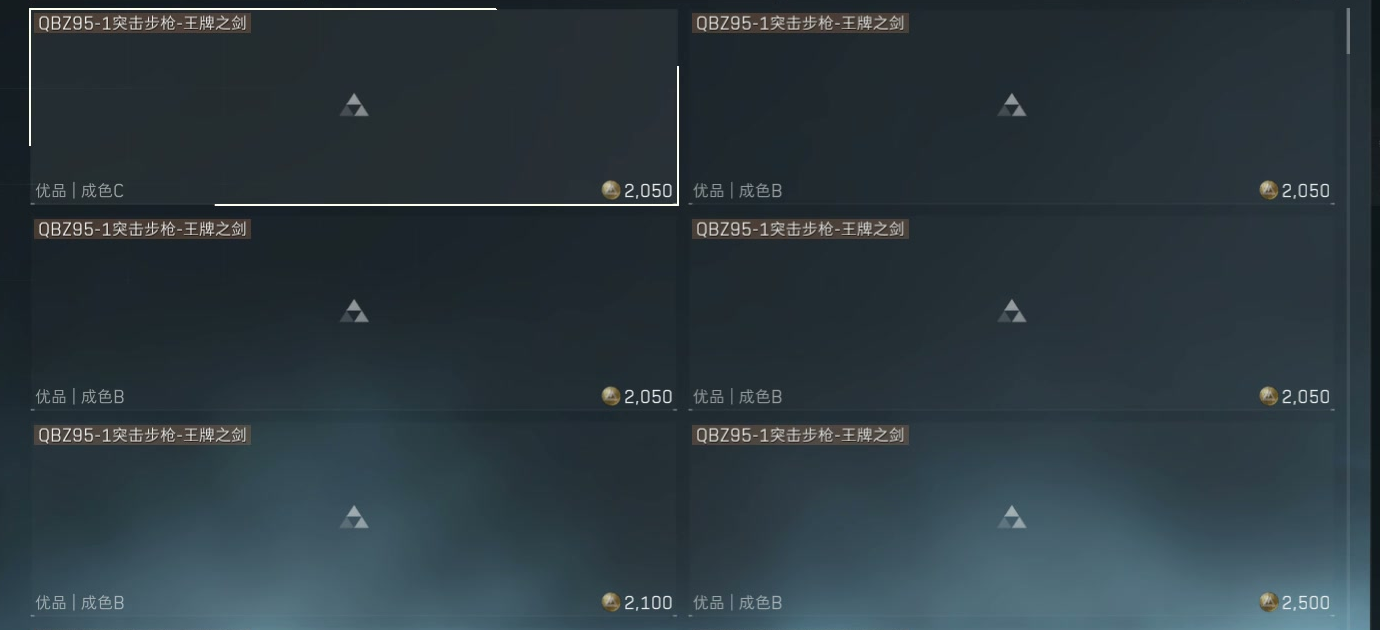
#> input picture tests/fixtures/market/list_filtered.png, 1380 x 630 px
$ python probe_cost2.py
#> lines starting #> are read from the running program, lines starting #| are printed output that depends on the picture
### core/vision.py
"""模板匹配。只做一件事：在搜索区域里找模板，返回最高相关度和位置。

**模板必须和当前像素比例对齐**（审查 R09-02）。模板是在某块屏、某个
分辨率/缩放下截的；换机后模板的像素尺寸不等于画面里按钮的像素尺寸，
直接 `matchTemplate` 的分数会从 1.0 掉到 0.4x，低于阈值 0.85 →
购买键永远「没出现」，程序静默空转到结束。

这里的做法是**按尺度重采样模板**（不是盲目多尺度穷举）：

  · `templates/meta.json` 记录模板采集时的屏尺寸与 DPI；
  · `imread` / `to_gray` 把这份元数据绑到图像对象上；
  · `Screen` 每次构造把「当前屏尺寸 + 当前显示器 DPI」登记进来；
  · 匹配时按 `当前/采集` 的比例把模板缩放到当前像素比例，再匹配。

没有元数据的老模板退回多尺度搜索（同样能匹配上，只是每帧多几次
`matchTemplate`）。所有数值都在**物理像素**口径 —— DPI 感知由
`core/screen.py` 统一负责，这里不做任何坐标换算。
"""
import os
import weakref

import cv2
import numpy as np

# 纯色模板做归一化相关会除零，先挡掉
_MIN_STD = 1e-6

# 元数据缺失时的兜底尺度表。覆盖常见的 75% / 100% / 125% / 133% / 150%
# / 175% / 200% 渲染比例；先试 1.0，命中即停（正常机器的快路径）。
_MATCH_SCALES = (1.0, 0.75, 0.8, 0.9, 1.1, 1.25, 1.333333, 1.5, 1.75, 2.0)
# 单一尺度就达到这个分数时不再试其它尺度。0.93 远高于阈值 0.85，
# 不会把「勉强过线」的结果当成确定命中。
_FAST_ACCEPT = 0.93
# 元数据候选全部低于这个分数时，认为「几何均值/DPI 推算没命中真实比例」，
# 允许调用方做一次穷举兜底。3440×1440（21:9）就是典型：几何均值给出
# 1.5456，真实信箱比例是 1.3333，不兜底就永远匹配不上。
_DEEP_BELOW = 0.80
# 穷举兜底表：1.00–2.00 步进 0.05，外加 4:3 / 16:10 / 21:9 等真实比例
# （2.3333 不在网格里）。只在 `deep=True` 时使用，实时匹配不受影响。
DEEP_SCALES = tuple(
    sorted(set([round(1.0 + 0.05 * i, 4) for i in range(21)]
               + [0.5, 0.6667, 0.75, 0.9, 1.3333, 1.6, 1.7778, 2.3333, 2.4,
                  2.5, 3.0])))

# 当前采集目标的物理像素环境（由 core.screen.Screen 每次构造时登记）
_TARGET_SCREEN = [1920, 1080]
_TARGET_DPI = 96

# 图像对象 → 模板元数据。用 id + weakref 校验同一性，避免 numpy 数组
# 不可哈希的问题；数组被回收时自动清条目。
_BOUND = {}
# (id(模板), 尺度) → 缩放后的模板，同样是 weakref 缓存。
_SCALED = {}
# meta.json 目录 → (mtime, 解析结果)
_META_CACHE = {}


# [34 lines left out: functions imread, imwrite, not called in this run]


def _ext(path):
    _, ext = os.path.splitext(path)
    return (ext or ".png").lower()


# [151 lines left out: functions _read_meta, forget_meta, _meta_for, _bind_meta, _meta_of, capture_screen_of and 3 more, not called in this run]


def target_screen():
    """当前登记的采集目标环境 `((w, h), dpi)`。"""
    return (int(_TARGET_SCREEN[0]), int(_TARGET_SCREEN[1])), int(_TARGET_DPI)


# [129 lines left out: functions _resized, _match_once, match_scaled, scaled, to_gray, match and 1 more, not called in this run]


def upscale(img, factor):
    """放大图像，给小字 OCR 用。

    浮层选项是 15px 高的灰字，WinRT 原尺寸下会整行跳过笔画少的短项 ——
    实测「群星」被完全漏掉。放大 2x（INTER_CUBIC）后能正常读出。

    factor 为 1 时原样返回，不做多余拷贝（测试里的假图也走这条路）。
    """
    if factor <= 1 or img is None or getattr(img, "size", 0) == 0:
        return img
    return cv2.resize(img, None, fx=factor, fy=factor,
                      interpolation=cv2.INTER_CUBIC)


# [15 lines left out: function box_brightness, not called in this run]

### core/ocr.py
"""游戏内文字读取 —— 主路径 RapidOCR，PP-OCRv6 服务与自建字模做降级。

2026-11-06 的第二轮选型（20 条主基准 + 21 条真实截图 ROI，两轮打乱，
CPU-only，见仓库根 `_ocr_engine_selection.md`）：

    引擎                        主基准  真实 ROI   单帧(CPU)  冷启动   体积
    RapidOCR v6 small (ONNX)    36/36   42/42     13~73ms   1.2s    30MB
    PP-OCRv6 tiny (paddle)      36/36   42/42     25~34ms   4.3s    6MB+4GB venv
    PP-OCRv6 small (paddle 服务) 34/36   38/42     71~90ms   4.6s    —
    自建字模                     32/36   24~28/42   4~6ms    0ms     0.08MB

所以这里的主路径换成进程内的 RapidOCR（`core/ocr_rapid.py`），PP-OCRv6
服务（`core/ocr_ppocr.py`）退成第二级，只在价格读不准时用 3× 放大复核；
字模（`core/digit_ocr.py`）是最后一级纯数字快路径。编排在
`core/ocr_chain.py`，本模块只保留配置、自检和对外接口。

服务没起会怎样
--------------
RapidOCR 是进程内的，服务不在照样能读（这是这次换主路径的主要收益：
以前 paddlex 服务没起来，OCR 整项检查就不过）。服务不在时：
`available()` 仍看 Rapid；价格的二级复核自动跳过；日志里会写明。

运行中 Rapid 报错：`read_words` 落到服务（若在跑），否则抛 OCRError，
调用方按「眼睛瞎了」处理，不会把空串当成「没字」去乱点。
"""
import json
import re
import threading

import cv2

from . import ocr_chain, ocr_ppocr, ocr_rapid

_lock = threading.Lock()
_settings = None
_backend = None
_broken = False          # 客户端建不起来后短路，不再每次调用都重试构造
_last_err = ""
_stats = {"calls": 0, "empty": 0}


class OCRError(RuntimeError):
    """OCR 调用本身失败（服务不在、超时、HTTP 500、冷却期）。

    与「图上真的没字」严格区分：调用方拿到 OCRError 应该重试/中止，
    拿到空列表才可以说「没有这一项」（review V08）。
    """


# ---------------- 配置 ----------------

def _load_settings():
    """读 config.json 的 ocr 段。缺项用 config.DEFAULTS 补齐。"""
    from .config import CONFIG_PATH, DEFAULTS
    base = dict(DEFAULTS.get("ocr") or {})
    try:
        with open(CONFIG_PATH, encoding="utf-8") as f:
            user = (json.load(f) or {}).get("ocr") or {}
    except (OSError, ValueError):
        user = {}
    for k, v in user.items():
        if isinstance(v, dict) and isinstance(base.get(k), dict):
            base[k] = {**base[k], **v}
        else:
            base[k] = v
    return base


def _cfg():
    global _settings
    if _settings is None:
        with _lock:
            if _settings is None:
                _settings = _load_settings()
    return _settings


# [9 lines left out: function reload, not called in this run]


def _client():
    """OCR 主链（懒建；建失败一次就不再建，直到 reload/set_url）。

    主链的第一级是进程内 RapidOCR，模型在 core/assets/rapid/（随仓库走）；
    第二级才是原来的 PP-OCR 服务。三级的参数写死在 ocr_rapid / ocr_chain，
    这里不重复配置，避免两份参数各改一半。
    """
    global _backend, _broken, _last_err
    if _backend is not None:
        return _backend
    if _broken:
        return None
    try:
        _backend = ocr_chain.make(_cfg())
        _last_err = ""
    except Exception as e:                       # noqa: BLE001
        _last_err = f"{type(e).__name__}: {e}"
        _backend = None
        _broken = True
    return _backend


# ---------------- 详情面板 ROI 路由 ----------------
#
# 详情面板是一整块 590×860 的竖版窗口，真正要读的只有四块：名称 / 品阶+成色 /
# 价格 / 数量。整帧送 det 要覆盖 50 万像素、还要把武器大图与装饰一起跑一遍，
# 实测 222.8ms（p50）；只拼四块必要区，同一个面板 89.6ms（p50），读出的
# price / craft / wear 完全一致。
#
# 路由条件只认「竖版 + 够大」的几何特征，不改调用点：
#   · 关掉：config.json 的 ocr.detail_panel_roi 设 false（默认 true）
#   · 读不出四条（面板换版、或这一帧根本不是详情面板）自动退回整幅读，
#     宁可慢一点，也不让面板读数整块失灵。

def _panel_roi_on():
    return bool((_cfg() or {}).get("detail_panel_roi", True))


# [77 lines left out: functions _panel_like, _panel_read_ok, available, selfcheck_pp, backend_name, describe, not called in this run]


def stats():
    return dict(_stats)


# [91 lines left out: functions set_url, current_url, metrics, read_text, not called in this run]


def read_words(img, timeout=None, raise_on_error=False):
    """OCR 出每一行文字和它的包围盒。

    返回 [{"x","y","w","h","text","score"}]，坐标是相对传入图片左上角的
    真实像素。列表模式必须知道每行在哪，才能把行聚起来、算出点哪儿。

    raise_on_error=True 时，服务不可用/调用失败抛 OCRError；空列表只表示
    「图上确实没读出字」（review V08）。timeout=None 用配置值，显式值透传（V16）。
    """
    if img is None or getattr(img, "size", 0) == 0:
        return []
    b = _client()
    if b is None:
        if raise_on_error:
            raise OCRError(f"OCR 客户端不可用：{_last_err or '未配置'}")
        return []
    if bool(_cfg().get("reuse_frame", True)):
        hit = _frame_get(img, b)
        if hit is not None:
            return hit
    try:
        words = None
        if _panel_roi_on() and _panel_like(img):
            panel = getattr(b, "read_panel", None)
            if callable(panel):
                words = panel(img, timeout=timeout) or []
                if not _panel_read_ok(words):
                    # 缺块 / 价格读不出来：整幅再读一次，不走拼条
                    words = None
        if words is None:
            words = b.read_words(img, timeout=timeout) or []
    except Exception as e:                       # noqa: BLE001
        _stats["empty"] += 1
        if raise_on_error:
            raise OCRError(f"{type(e).__name__}: {e}") from e
        return []
    if not words:
        _stats["empty"] += 1
    else:
        _stats["calls"] += 1
        _frame_put(img, words, b)
    return words


# ---------------- 同帧复用 ----------------
# 主链路里 `where()` 会在同一张静止画面上被连读 2~4 次（进入判定 → 轮询
# 命中 → 购买后 require → 公示期检查 → 收尾再判）。游戏内页面在两次抓帧
# 之间像素不变，重复送模型是纯浪费。
#
# 命中条件是「逐像素完全相同」——不是相似、不是尺寸相同。像素相同则 OCR
# 结果必然相同，这是唯一可以零准确率代价的缓存口径。
# 只缓存非空结果：空结果可能是动画/加载中的瞬态，缓存会把「暂时没字」
# 固化成「永远没字」。
#
# 缓存条目记着当时的 backend 对象：`reload()` 会把 `_backend` 置空重建，
# 配置（面板 ROI / 降采样倍率）变了以后的读数口径也跟着变，不跟着 backend
# 作废就会把旧口径的结果喂给新配置（回归用例里换 min_score / 关面板 ROI
# 时就是这么被抓出来的）。

_FRAME_MAX = 3
_frame = []              # [(backend, 原图副本, words)]
_frame_lock = threading.Lock()


# [38 lines left out: functions _frame_same, _frame_get, _frame_put, clear_frame_cache, not called in this run]


# ---------------- 文本清理 / 比对 ----------------

# 汉字之间被 OCR 插进去的空格
_HAN_GAP = re.compile(r"(?<=[\u4e00-\u9fff])\s+(?=[\u4e00-\u9fff])")
_SPACES = re.compile(r"\s+")


# [70 lines left out: functions clean, normalize, similarity, best_match, last_number, not called in this run]


_MARKED_NUMBER = re.compile(r"^(\d[\d,]*)\s*\+$")


# [175 lines left out: functions balance_from_words, read_price, rapid_model_dir, rapid_error, _group_by_y, rows and 1 more, not called in this run]

### core/region_table.py
"""内置区域坐标表（1080p 客户区基准）。

这是**唯一**的内置标定表：配置默认值、界面展示、自动标定、离线预设
验证全部从这里取，不在别处再写一遍数字。

为什么以 1920×1080 客户区为基准：
  · 仓库里 5 张真实游戏截图（u1~u5）和 `docs/auto-buy-design.md` §4.x
    的实测坐标都是这个口径；
  · 归一化之后，换分辨率/窗口大小只做等比缩放，不需要重新标定；
  · 真正换算像素的地方仍然只有 `Screen.norm_to_px()` 一处。

每条坐标的来源（实测，不是猜的）：
  buy        N_BAR：购买按钮 x1482-1780 / y903-961（按钮上印的就是价格）
  confirm    确认页绿色价格按钮，按 `templates/confirm.png` 的 303×70
             与 N_CLOCK 倒计时位置 (1164..1280, 638) 推得；见
             `_video_analysis_ui.md` §2.5 的浮层几何
  list       N_LIST：在售列表 x60-1400 / y210-940
  clock      N_CLOCK：倒计时文字 (1164..1280, 638) 外扩到 300×80
  bar        u3_detail_price：详情页价格文字 (1593, 915, 110, 33)
  name       列表第一张卡片名称行（docs §4.3：名称在 y=236）
  price      u3_card_r1_l：列表第一张卡片价格 (620, 394, 120, 30)
  list_item  列表第一张卡片整体（名称+价格，供点击/锚点校验）
  toast      N_TOAST：顶部提示条 (520, 62, 880, 36)
"""

BASE_W = 1920.0
BASE_H = 1080.0

# 名称 → 1080p 客户区下的物理像素框 (x, y, w, h)
BUILTIN_PX = {
    "buy": (1482, 903, 298, 58),
    "confirm": (1164, 690, 303, 70),
    "list": (60, 210, 1340, 730),
    "clock": (1100, 600, 300, 80),
    "bar": (1593, 915, 110, 33),
    "name": (600, 232, 380, 34),
    "price": (620, 394, 120, 30),
    "list_item": (600, 220, 390, 250),
    "toast": (520, 62, 880, 36),
}

# 展示顺序 = 引导/高级设置里的顺序
ORDER = ("buy", "confirm", "list", "clock", "bar",
         "name", "price", "list_item", "toast")

LABELS = {
    "buy": "购买按钮",
    "confirm": "确认按钮",
    "list": "在售列表",
    "clock": "公示期倒计时",
    "bar": "详情价格",
    "name": "商品名称",
    "price": "价格文字",
    "list_item": "列表购买项",
    "toast": "顶部提示（toast）",
}


def norm_box(px):
    """1080p 像素框 → 归一化框（四舍五入到 6 位，和 PUT 校验口径一致）。"""
    x, y, w, h = px
    return {k: round(v, 6) for k, v in {
        "x": x / BASE_W, "y": y / BASE_H,
        "w": w / BASE_W, "h": h / BASE_H,
    }.items()}


BUILTIN = {name: norm_box(BUILTIN_PX[name]) for name in ORDER}


def clone(name=None):
    """返回内置坐标的副本；不传 name 返回整张表。"""
    import copy
    if name is None:
        return copy.deepcopy(BUILTIN)
    return dict(BUILTIN[name])

### perf/bench/probe_cost2.py
# -*- coding: utf-8 -*-
"""关键点上再做几次更细的测量：
1) 同一张 240x65 倒计时图反复 OCR 的分布（决定开点/解锁检测的粒度，P95 红线所在）
2) 弹窗识别 popup.scan / 全屏帧 popup 成本
3) 成交截图 imwrite + records.add 的磁盘成本
4) 「用卡片定位判断回到列表」这条廉价信号在真实列表帧上是否成立
"""
import json
import os
import sys
import tempfile
import time

import cv2
import numpy as np

HERE = os.path.dirname(os.path.abspath(__file__))
PROJ = os.path.dirname(os.path.dirname(HERE))
sys.path.insert(0, os.path.join(PROJ, "perf", "base"))

from core import cards as cardmod          # noqa: E402
from core import ocr, popup, records, vision  # noqa: E402

FIX = os.path.join(PROJ, "tests", "fixtures", "market", "list_filtered.png")
OUT = os.path.join(PROJ, "perf", "out")


def pct(xs, p):
    xs = sorted(xs)
    return xs[min(len(xs) - 1, int(round(p * (len(xs) - 1))) )]


frame = cv2.imread(FIX)
#> frame is the input picture: shape (630, 1380, 3); mean B, G, R 64.5, 57.8, 44.8
H, W = frame.shape[:2]
#> H = 630; W = 1380
res = {}

# 1) 倒计时区：真实尺寸 300x80（含字），连续 60 次
clock = frame[300:380, 700:1000]
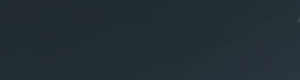
#> clock: shape (80, 300, 3); mean B, G, R 52.8, 46.5, 35.5
res["clock_shape"] = list(clock.shape)
big = vision.upscale(clock, 2)
xs = []
for _ in range(60):
#> (the run stopped early here; a loop or call above may not have finished)
